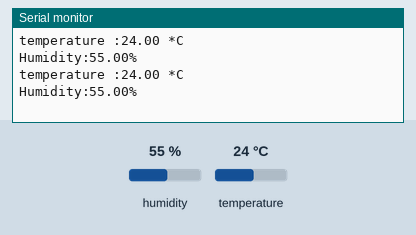
A sketch run on a simulated Arduino Uno, built with avr-gcc and run on an emulated ATmega328P. Shown: the last lines printed to the serial monitor. The test bench sets the inputs (shaded band); at power-on: humidity 55 %, temperature 24 °C.

Above: at 6.8 s.
6.9 s: humidity set to 22 %
At 11.1 s:
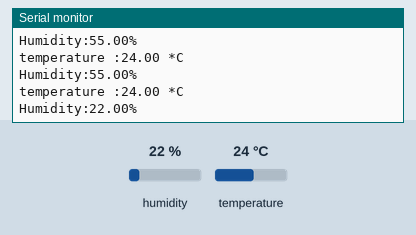
12.3 s: temperature set to 12 °C
At 15.0 s:
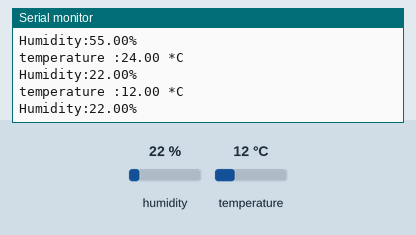
17.7 s: humidity set to 40 %
At 19.0 s:
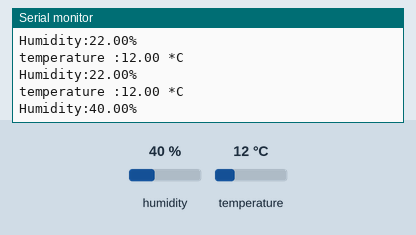
Timing chart, 0 to 20.7 s (numbered marks = the images above; inputs shaded):
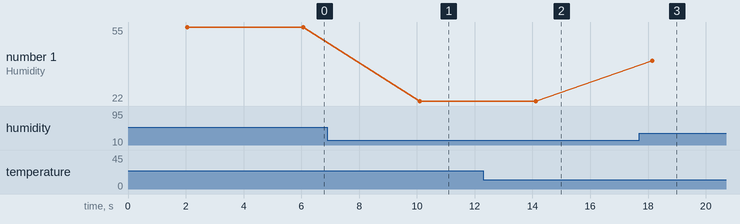

Measured:
- after the input at 6.9 s, the serial monitor: prints a new line after 3.2 s (image 1)
- after the input at 12.3 s, the serial monitor: prints a new line after 1.8 s (image 2)
- after the input at 17.7 s, the serial monitor: prints a new line after 0.45 s (image 3)
- plotted number 1: 55 → 22 after the input at 6.9 s, 22 → 40 after the input at 17.7 s

The sketch:

sketch_nov3a.ino
```cpp
#include<DHT.h>
#define DHTPIN 13
# define DHTTYPE DHT11
DHT dht(DHTPIN,DHTTYPE);
void setup()
{
  Serial.begin(9600);
  dht.begin();
}
void loop ()
{
  delay(2000);
  float humidity=dht.readHumidity();
  float temperature =dht.readTemperature();
  if (isnan(humidity) || isnan(temperature)) //non an number
  {
    Serial.println("failed to read from DHT sensor!");
    return;
  }
  Serial.print("temperature :");
  Serial.print(temperature);
  Serial.println(" *C ");

  Serial.print("Humidity:");
  Serial.print(humidity);
  Serial.println("%");

  Serial.println();
  delay(2000);

}
```
